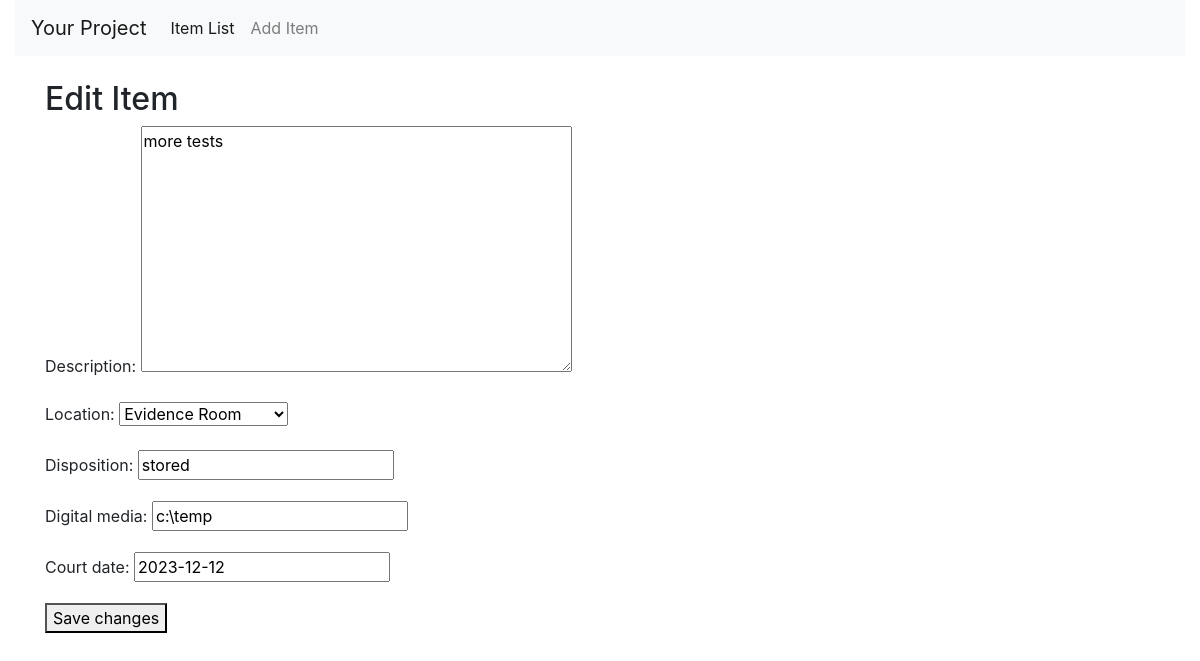
/items/2/edit/, run on the app's committed database.
### inventory/models.py (models this page shows, shortened)
class Item(models.Model):
    description = models.TextField()
    name = models.CharField(max_length=255)
    location = models.ForeignKey(Location, on_delete=models.CASCADE)
    disposition = models.CharField(max_length=255)
    digital_media = models.CharField(max_length=255)
    court_date = models.DateField()
    barcode = models.UUIDField(default=uuid.uuid4, editable=False, unique=True)
    user = models.ForeignKey(CustomUser, on_delete=models.CASCADE)

### inventory/views.py (the view)
# urls.py: path('items/<int:item_id>/edit/', edit_item, name='edit_item'),
def edit_item(request, item_id):
    item = get_object_or_404(Item, id=item_id)
    if request.method == 'POST':
        form = ItemForm(request.POST, instance=item)
        if form.is_valid():
            form.save()
            return redirect('item_list')  # Redirect to your item list URL
    else:
        form = ItemForm(instance=item)
    return render(request, 'edit_item.html', {'form': form, 'item': item})

### inventory/forms.py
class ItemForm(forms.ModelForm):
    location = forms.ModelChoiceField(queryset=Location.objects.all())
    widgets = {
        'court_date': forms.DateInput(attrs={'type': 'date'}),
    }
    class Meta:
        model = Item
        fields = ['description', 'location', 'disposition', 'digital_media', 'court_date', 'barcode']
        exclude = ['user', 'barcode']  # Exclude the user and barcode fields from the form

### inventory/models.py (called while the page is built)
    def __str__(self):
        return self.name

### inventory/templates/edit_item.html (shortened to what this page needs)
{% extends 'base.html' %}
{% block content %}
  <h2>Edit Item</h2>
  <form method="post" enctype="multipart/form-data">
    {{ form.as_p }}
    <button type="submit">Save changes</button>
  </form>
{% endblock %}

### data on the page
Item: description "more tests", location "Evidence Room", disposition "stored", digital_media "c:\\temp", court_date "2023-12-12"
